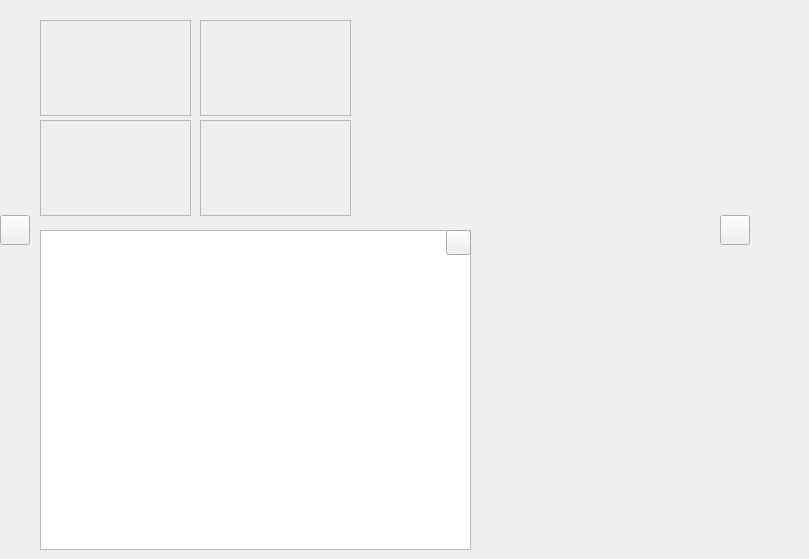
    <widget class="QWidget" name="page_4">
     <widget class="QStackedWidget" name="stackedWidget_2">
      <property name="geometry">
       <rect>
        <x>0</x>
        <y>0</y>
        <width>800</width>
        <height>550</height>
       </rect>
      </property>
      <property name="currentIndex">
       <number>0</number>
      </property>
      <widget class="QWidget" name="page_9">
       <widget class="QWidget" name="widget_2" native="true">
        <property name="geometry">
         <rect>
          <x>0</x>
          <y>0</y>
          <width>800</width>
          <height>550</height>
         </rect>
        </property>
        <widget class="QFrame" name="frame">
         <property name="geometry">
          <rect>
           <x>40</x>
           <y>20</y>
           <width>151</width>
           <height>96</height>
          </rect>
         </property>
         <property name="frameShape">
          <enum>QFrame::Shape::StyledPanel</enum>
         </property>
         <property name="frameShadow">
          <enum>QFrame::Shadow::Raised</enum>
         </property>
         <widget class="QLabel" name="label_12">
          <property name="geometry">
           <rect>
            <x>10</x>
            <y>25</y>
            <width>40</width>
            <height>40</height>
           </rect>
          </property>
          <property name="text">
           <string/>
          </property>
         </widget>
         <widget class="QLabel" name="label_13">
          <property name="geometry">
           <rect>
            <x>70</x>
            <y>20</y>
            <width>69</width>
            <height>19</height>
           </rect>
          </property>
          <property name="text">
           <string/>
          </property>
         </widget>
         <widget class="QLabel" name="label_14">
          <property name="geometry">
           <rect>
            <x>70</x>
            <y>60</y>
            <width>69</width>
            <height>19</height>
           </rect>
          </property>
          <property name="font">
           <font>
            <pointsize>11</pointsize>
           </font>
          </property>
          <property name="text">
           <string/>
          </property>
         </widget>
        </widget>
        <widget class="QListWidget" name="listWidget">
         <property name="geometry">
          <rect>
           <x>40</x>
           <y>230</y>
           <width>431</width>
           <height>320</height>
          </rect>
         </property>
        </widget>
        <widget class="QWidget" name="widget_6" native="true">
         <property name="geometry">
          <rect>
           <x>370</x>
           <y>17</y>
           <width>480</width>
           <height>201</height>
          </rect>
         </property>
         <widget class="QLabel" name="label_29">
          <property name="geometry">
           <rect>
            <x>0</x>
            <y>20</y>
            <width>400</width>
            <height>160</height>
           </rect>
          </property>
          <property name="text">
           <string/>
          </property>
         </widget>
        </widget>
        <widget class="QWidget" name="widget_7" native="true">
         <property name="geometry">
          <rect>
           <x>480</x>
           <y>230</y>
           <width>320</width>
           <height>270</height>
          </rect>
         </property>
         <widget class="QLabel" name="label_30">
          <property name="geometry">
           <rect>
            <x>30</x>
            <y>40</y>
            <width>220</width>
            <height>200</height>
           </rect>
          </property>
          <property name="text">
           <string/>
          </property>
         </widget>
        </widget>
        <widget class="QPushButton" name="pushButton_10">
         <property name="geometry">
          <rect>
           <x>0</x>
           <y>215</y>
           <width>30</width>
           <height>30</height>
          </rect>
         </property>
         <property name="text">
          <string/>
         </property>
        </widget>
        <widget class="QPushButton" name="pushButton_11">
         <property name="geometry">
          <rect>
           <x>720</x>
           <y>215</y>
           <width>30</width>
           <height>30</height>
          </rect>
         </property>
         <property name="text">
          <string/>
         </property>
        </widget>
        <widget class="QFrame" name="frame_2">
         <property name="geometry">
          <rect>
           <x>200</x>
           <y>20</y>
           <width>151</width>
           <height>96</height>
          </rect>
         </property>
         <property name="frameShape">
          <enum>QFrame::Shape::StyledPanel</enum>
         </property>
         <property name="frameShadow">
          <enum>QFrame::Shadow::Raised</enum>
         </property>
         <widget class="QLabel" name="label_15">
          <property name="geometry">
           <rect>
            <x>10</x>
            <y>25</y>
            <width>40</width>
            <height>40</height>
           </rect>
          </property>
          <property name="text">
           <string/>
          </property>
         </widget>
         <widget class="QLabel" name="label_16">
          <property name="geometry">
           <rect>
            <x>70</x>
            <y>20</y>
            <width>69</width>
            <height>19</height>
           </rect>
          </property>
          <property name="text">
           <string/>
          </property>
         </widget>
         <widget class="QLabel" name="label_17">
          <property name="geometry">
           <rect>
            <x>70</x>
            <y>60</y>
            <width>69</width>
            <height>19</height>
           </rect>
          </property>
          <property name="font">
           <font>
            <pointsize>11</pointsize>
           </font>
          </property>
          <property name="text">
           <string/>
          </property>
         </widget>
        </widget>
        <widget class="QFrame" name="frame_3">
         <property name="geometry">
          <rect>
           <x>40</x>
           <y>120</y>
           <width>151</width>
           <height>96</height>
          </rect>
         </property>
         <property name="frameShape">
          <enum>QFrame::Shape::StyledPanel</enum>
         </property>
         <property name="frameShadow">
          <enum>QFrame::Shadow::Raised</enum>
         </property>
         <widget class="QLabel" name="label_18">
          <property name="geometry">
           <rect>
            <x>10</x>
            <y>25</y>
            <width>40</width>
            <height>40</height>
           </rect>
          </property>
          <property name="text">
           <string/>
          </property>
         </widget>
         <widget class="QLabel" name="label_19">
          <property name="geometry">
           <rect>
            <x>70</x>
            <y>20</y>
            <width>69</width>
            <height>19</height>
           </rect>
          </property>
          <property name="text">
           <string/>
          </property>
         </widget>
         <widget class="QLabel" name="label_20">
          <property name="geometry">
           <rect>
            <x>70</x>
            <y>60</y>
            <width>69</width>
            <height>19</height>
           </rect>
          </property>
          <property name="font">
           <font>
            <pointsize>11</pointsize>
           </font>
          </property>
          <property name="text">
           <string/>
          </property>
         </widget>
        </widget>
        <widget class="QFrame" name="frame_4">
         <property name="geometry">
          <rect>
           <x>200</x>
           <y>120</y>
           <width>151</width>
           <height>96</height>
          </rect>
         </property>
         <property name="frameShape">
          <enum>QFrame::Shape::StyledPanel</enum>
         </property>
         <property name="frameShadow">
          <enum>QFrame::Shadow::Raised</enum>
         </property>
         <widget class="QLabel" name="label_21">
          <property name="geometry">
           <rect>
            <x>10</x>
            <y>25</y>
            <width>40</width>
            <height>40</height>
           </rect>
          </property>
          <property name="text">
           <string/>
          </property>
         </widget>
         <widget class="QLabel" name="label_22">
          <property name="geometry">
           <rect>
            <x>70</x>
            <y>20</y>
            <width>69</width>
            <height>19</height>
           </rect>
          </property>
          <property name="text">
           <string/>
          </property>
         </widget>
         <widget class="QLabel" name="label_23">
          <property name="geometry">
           <rect>
            <x>70</x>
            <y>60</y>
            <width>69</width>
            <height>19</height>
           </rect>
          </property>
          <property name="font">
           <font>
            <pointsize>11</pointsize>
           </font>
          </property>
          <property name="text">
           <string/>
          </property>
         </widget>
        </widget>
        <widget class="QPushButton" name="pushButton_12">
         <property name="geometry">
          <rect>
           <x>446</x>
           <y>230</y>
           <width>25</width>
           <height>25</height>
          </rect>
         </property>
         <property name="text">
          <string/>
         </property>
        </widget>
        <widget class="QLabel" name="label_24">
         <property name="geometry">
          <rect>
           <x>40</x>
           <y>310</y>
           <width>30</width>
           <height>30</height>
          </rect>
         </property>
         <property name="text">
          <string/>
         </property>
        </widget>
        <widget class="QLabel" name="label_25">
         <property name="geometry">
          <rect>
           <x>40</x>
           <y>340</y>
           <width>30</width>
           <height>30</height>
          </rect>
         </property>
         <property name="text">
          <string/>
         </property>
        </widget>
        <widget class="QLabel" name="label_27">
         <property name="geometry">
          <rect>
           <x>40</x>
           <y>420</y>
           <width>30</width>
           <height>30</height>
          </rect>
         </property>
         <property name="text">
          <string/>
         </property>
        </widget>
        <widget class="QLabel" name="label_28">
         <property name="geometry">
          <rect>
           <x>40</x>
           <y>460</y>
           <width>30</width>
           <height>30</height>
          </rect>
         </property>
         <property name="text">
          <string/>
         </property>
        </widget>
        <widget class="QLabel" name="label_26">
         <property name="geometry">
          <rect>
           <x>40</x>
           <y>380</y>
           <width>30</width>
           <height>30</height>
          </rect>
         </property>
         <property name="text">
          <string/>
         </property>
        </widget>
       </widget>
      </widget>
     </widget>
    </widget>
